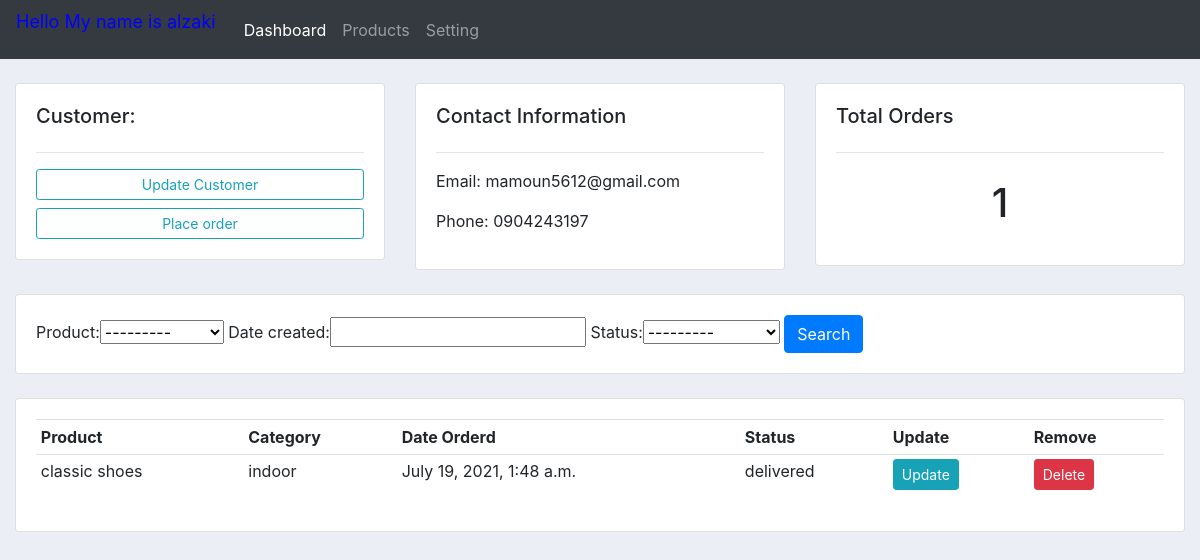
The app's page /customer/3/ (signed in) with its own data.
### customer/models.py (models this page shows, shortened)
class Customer(models.Model):
    user = models.OneToOneField(User, null=True , on_delete=models.CASCADE)
    name = models.CharField(max_length=200, null=True)
    phone = models.CharField(max_length=200, null=True)
    email = models.EmailField(null=True)
    Date_created = models.DateTimeField(auto_now_add=True, null=True)
    img = models.ImageField(null=True, blank=True)

class Order(models.Model):
    STATUS  = (('Pending','Pending'), ('out for delivery', 'out for delivery'), ('delivered', 'delivered'))
    customer = models.ForeignKey(Customer , null=True, on_delete=SET_NULL)
    product = models.ForeignKey(Product, null=True, on_delete=SET_NULL)
    Date_created = models.DateTimeField(auto_now_add=True, null=True)
    status = models.CharField(max_length=200, null=True, choices=STATUS)

class Product(models.Model):
    CATEGORY = (('indoor','Indoor'), ('out door', 'out door'))
    name = models.CharField(max_length=200, null=True)
    price = models.FloatField(null=True)
    category = models.CharField(max_length=200, null=True, choices=CATEGORY)
    description = models.CharField(max_length=200, null=True)
    Date_created = models.DateTimeField(auto_now_add=True, null=True)
    tags = models.ManyToManyField(Tag)
    def __str__(self):
        return self.name

### customer/decorators.py (the view)
        def wrapper_func(request, *args, **Kwargs):
            group = None
            if request.user.groups.exists():
                group = request.user.groups.all()[0].name
            if group in allowed_roles:
                return view_func(request, *args, **Kwargs)
            else:
                return redirect('User')

### customer/views.py (called while the page is built)
@login_required(login_url='login')
@permission(allowed_roles=['admin'])
def customer(request, pk):
    customer = Customer.objects.get(id=pk)
    order = customer.order_set.all()
    order_num = order.count()
    myFilter = OrderFilter(request.GET, queryset=order)
    order = myFilter.qs
    context = {'customer':customer, 'order':order,
    'order_num':order_num, 'myFilter':myFilter}
    return render(request, "customer.html", context)

### customer/templates/customer.html
{%  extends 'main.html' %}
{% block content %}
	<br>
<div class="row">
	<div class="col-md">
		<div class="card card-body">
			<h5>Customer:</h5>
			<hr>
			<a class="btn btn-outline-info  btn-sm btn-block" href="{% url 'UpdateCustomer' customer.id %}">Update Customer</a>
			<a class="btn btn-outline-info  btn-sm btn-block" href="{% url 'New_order' customer.id %}">Place order</a>
		</div>
	</div>
	<div class="col-md">
		<div class="card card-body">
			<h5>Contact Information</h5>
			<hr>
			    <p>Email: {{customer.email}} </p>
			    <p>Phone: {{customer.phone}} </p>
		</div>
	</div>
	<div class="col-md">
		<div class="card card-body">
			<h5>Total Orders</h5>
			<hr>
			<h1 style="text-align: center;padding: 10px">{{order_num}}</h1>
		</div>
	</div>
</div>
<br>
<div class="row">
	<div class="col">
		<div class="card card-body">
			<form method="get">
				{{myFilter.form}}
		    <button class="btn btn-primary" type="submit">Search</button>
		  </form>
		</div>
	</div>
</div>
<br>
<div class="row">
	<div class="col-md">
		<div class="card card-body">
			<table class="table table-sm">
				<tr>
					<th>Product</th>
					<th>Category</th>
					<th>Date Orderd</th>
					<th>Status</th>
					<th>Update</th>
					<th>Remove</th>
				</tr>
                {% for o in order %}
                   <tr>
                       <td>{{o.product}}</td>
                       <td>{{o.product.category}}</td>
                       <td>{{o.Date_created}}</td>
                       <td>{{o.status}}</td>
					   <td><a class="btn btn-info  btn-sm "  href="{% url 'Update_order' o.id %}">Update</a></td>
					   <td><a class="btn btn-danger  btn-sm "  href="{% url 'delete_order' o.id %}">Delete</a></td>
                   </tr>
                {% endfor %}
			</table>
		</div>
	</div>
</div>
{% endblock %}

### customer/templates/main.html (style rules this page uses)
body { background-color: #ebeff5; }

### records on screen
Customer: email "mamoun5612@gmail.com", phone "0904243197"
Order: product "classic shoes", product.category "indoor", Date_created "July 19, 2021, 1:48 a.m.", status "delivered"

### other values on screen
{{ order_num }} "1"
